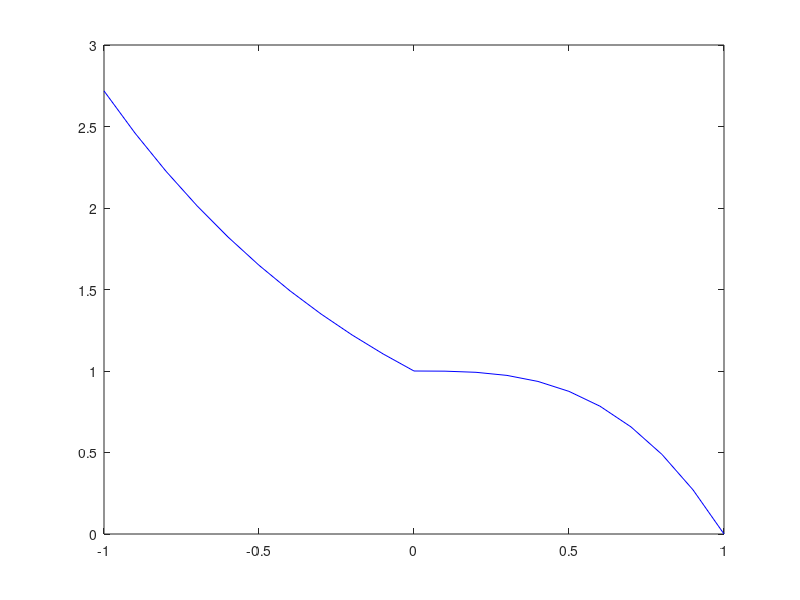

This chart was generated by the following MATLAB code:
x1=[-1:0.1:0]; % definisco l'intervallo con valori che vanno ad incrementare di 0.1 alla volta
x2=[0:0.1:1];  %  //         //          //          //          //          //          //
y1=exp(-x1);
y2=1-x2.^3;
plot(x1,y1,'b',x2,y2,'b')
